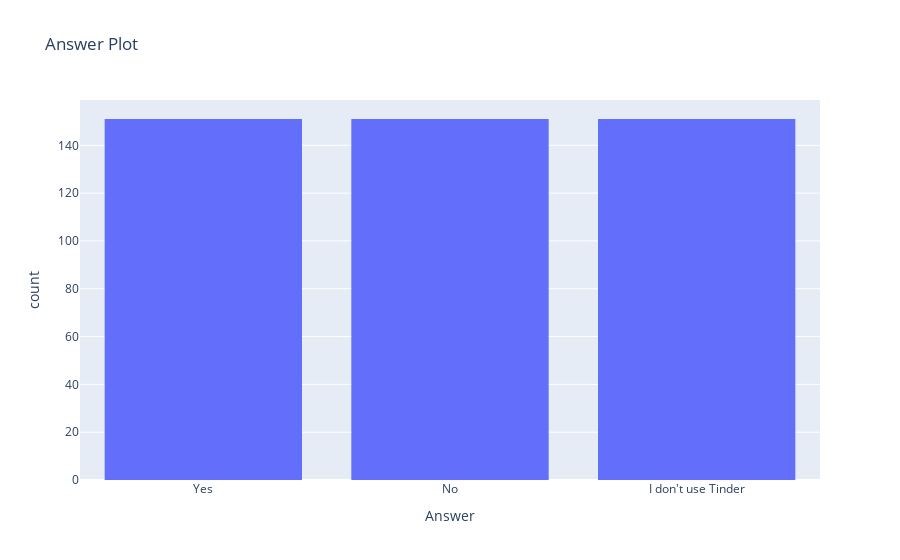

This figure's notebook cell:
### Code cell
fig = px.histogram(data, x="Answer",title = 'Answer Plot')
fig.show()

### Figure 1 — Plotly figure (JSON) as saved in the notebook; plotly's stock layout.template omitted (floating-point values rounded to 4 significant figures; data arrays with more than 128 entries replaced by an {"elided": "..."} marker saying what was removed)
{"data": [{"alignmentgroup": "True", "bingroup": "x", "hovertemplate": "Answer=%{x}<br>count=%{y}<extra></extra>", "legendgroup": "", "marker": {"color": "#636efa"}, "name": "", "offsetgroup": "", "orientation": "v", "showlegend": false, "type": "histogram", "x": {"elided": "453 str values"}, "xaxis": "x", "yaxis": "y"}], "layout": {"barmode": "relative", "legend": {"tracegroupgap": 0}, "title": {"text": "Answer Plot"}, "xaxis": {"anchor": "y", "domain": [0, 1], "title": {"text": "Answer"}}, "yaxis": {"anchor": "x", "domain": [0, 1], "title": {"text": "count"}}}}
